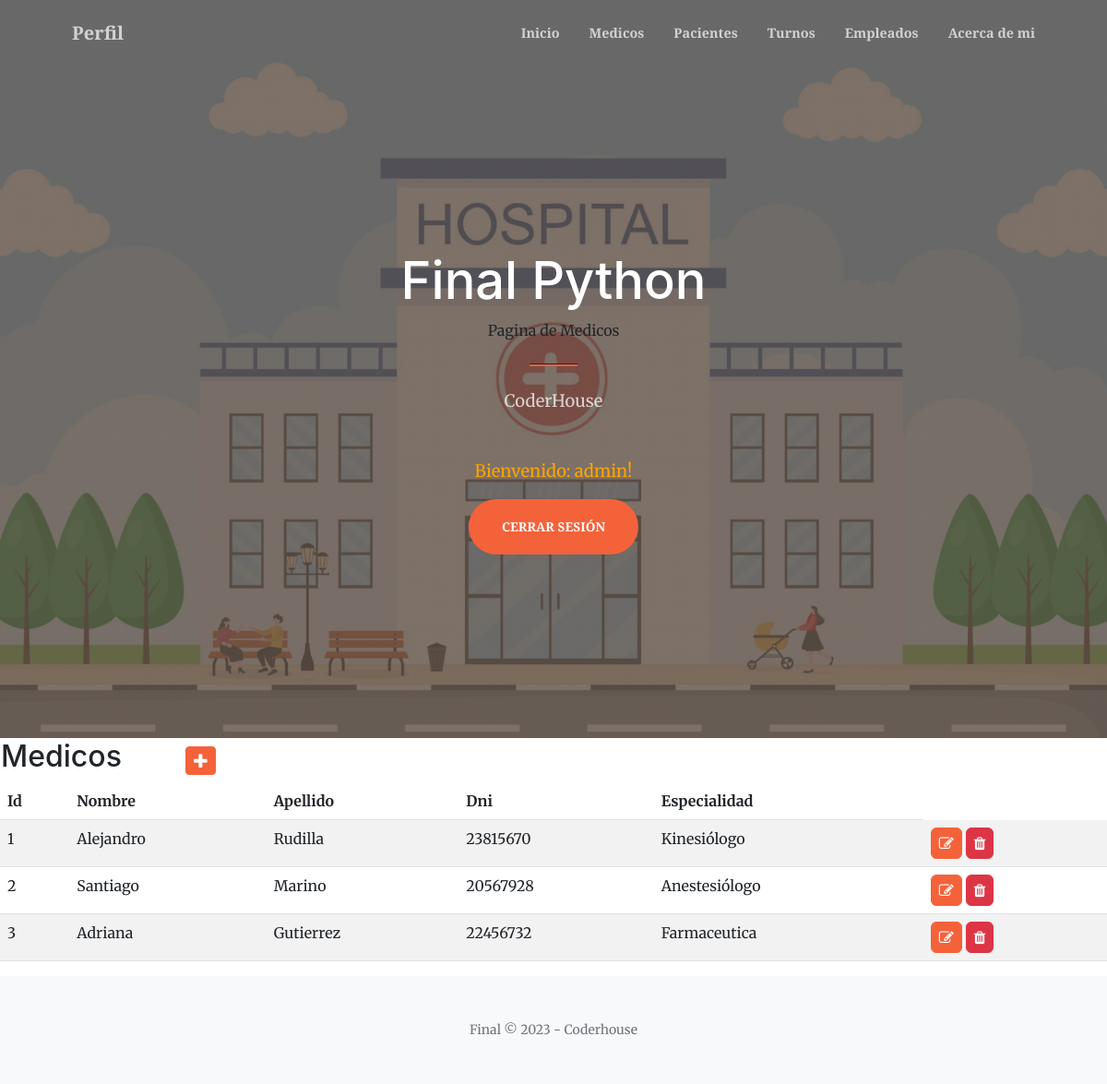
The page /medicos/ (signed in) on the database its author committed.
### aplicacion/models.py (models this page shows, shortened)
class Medico(models.Model):
    nombre = models.CharField(max_length=50)
    apellido = models.CharField(max_length=50)
    dni = models.IntegerField()
    especialidad = models.CharField(max_length=50)

### aplicacion/views.py (the view)
# urls.py: path('medicos/', medicos, name="medicos"),
@login_required
def medicos (request):
    contexto = {'medicos' : Medico.objects.all(), 'titulo' : 'Reporte de Medicos', 'grupos' : ['32332' , '87687']}
    return render(request, "aplicacion/medicos.html", contexto)

### aplicacion/templates/aplicacion/medicos.html (shortened to what this page needs)
{% extends 'aplicacion/base.html' %}
{% load static %}
{% block titulo %}
  Pagina de Medicos
{% endblock titulo %}
{% block contenido %}
   <table>
    <tr>
      <td width="200"><h2> Medicos </h2></td>
      <td>
        <a href="{% url 'create_medico'  %}" class="btn btn-primary btn-sm">
          <i class="fa fa-plus fa-lg" title="New Record"></i>
        </a>
      </td>
    </tr>
  </table>
   <table class="table table-striped">
      <thead>
           <tr>
               <th>Id</th>
               <th> Nombre </th>
               <th> Apellido </th>
               <th> Dni </th>
               <th> Especialidad </th>
           </tr>
      </thead>
      <tbody>
   {% for c in medicos  %}
   <tr>
       <td> {{ c.id }} </td>
       <td> {{ c.nombre }} </td>
       <td> {{ c.apellido }} </td>
       <td> {{ c.dni }} </td>
       <td> {{ c.especialidad }}</td>
   <td>
   <a href="{% url 'update_medico' c.id %}" class="btn btn-primary" style="--bs-btn-padding-y: .25rem; --bs-btn-padding-x: .5rem; --bs-btn-font-size: 1rem;">
    <i class="fa fa-edit fa-sm" title="Edit "></i>
  </a>
  <a href="{% url 'delete_medico' c.id %}" class="btn btn-danger" style="--bs-btn-padding-y: .25rem; --bs-btn-padding-x: .5rem; --bs-btn-font-size: 1rem;">
    <i class="fa fa-trash fa-sm" title="Delete "></i>
  </a>
</td>
</tr>
   {% endfor %}
  </tbody>
  </table>
{% endblock contenido %}

### aplicacion/templates/aplicacion/base.html (shortened to what this page needs)
<!DOCTYPE html>
<html lang="en">
    <head>
        {%load static %}
        <link href="https://cdn.jsdelivr.net/npm/bootstrap-icons@1.5.0/font/bootstrap-icons.css" rel="stylesheet" />
        <link href="https://cdn.jsdelivr.net/npm/bootstrap@5.2.3/dist/css/bootstrap.min.css" rel="stylesheet" type="text/css" />
        <link href="https://cdnjs.cloudflare.com/ajax/libs/SimpleLightbox/2.1.0/simpleLightbox.min.css" rel="stylesheet" />
        <link href="css/styles.css" rel="stylesheet" />
        <link href="{% static 'aplicacion/css/styles.css' %}" rel="stylesheet" />
        <link rel="stylesheet" href="https://cdnjs.cloudflare.com/ajax/libs/font-awesome/4.7.0/css/font-awesome.min.css">
    </head>
    <body id="page-top">
        <nav class="navbar navbar-expand-lg navbar-light fixed-top py-3" id="mainNav">
            <div class="container px-4 px-lg-5">
                {% if user.is_authenticated %}
                <a class="navbar-brand" href="{% url 'editar_perfil' %}"> Perfil </a>
                {% endif %}
                <div class="collapse navbar-collapse" id="navbarResponsive">
                    <ul class="navbar-nav ms-auto my-2 my-lg-0">
                        {% if user.is_authenticated %}
                        <li class="nav-item"><a class="nav-link" href="{% url 'home' %}"> Inicio </a></li>
                        <li class="nav-item"><a class="nav-link" href="{% url 'medicos' %}">Medicos</a></li>
                        <li class="nav-item"><a class="nav-link" href="{% url 'pacientes' %}">Pacientes</a></li>
                        <li class="nav-item"><a class="nav-link" href="{% url 'turnos' %}">Turnos</a></li>
                        <li class="nav-item"><a class="nav-link" href="{% url 'empleados' %}">Empleados</a></li>
                        <li class="nav-item"><a class="nav-link" href="{% url 'info' %}">  Acerca de mi  </a></li>
                        {% else %}
                        <li class="nav-item"><a class="nav-link" href="{% url 'home' %}"> Inicio </a></li>
                        <li class="nav-item"><a class="nav-link" href="{% url 'info' %}">  Acerca de mi  </a></li>
                        {% endif %}
                    </ul>
                </div>
            </div>
        </nav>
        <header class="masthead">
            <div class="container px-4 px-lg-5 h-100">
                <div class="row gx-4 gx-lg-5 h-100 align-items-center justify-content-center text-center">
                    <div class="col-lg-8 align-self-end">
                        <h1 class="text-white font-weight-bold"> Final Python </h1>
                        {% block titulo %}
                        {% endblock titulo %}
                        <hr class="divider" />
                    </div>
                    <div class="col-lg-8 align-self-baseline">
                        <p class="text-white-75 mb-5"> CoderHouse</p>
                        {% if user.is_authenticated %}
                            <p style="color:orange"> Bienvenido:  {{ user.username }}!</p>
                            <a class="btn btn-primary btn-xl" href="{% url 'logout' %}"> Cerrar sesión </a>
                        {% else %}
                             <a class="btn btn-success" href="{% url 'registro' %}">Registrarse </a>
                            <a class="btn btn-primary btn-xl" href="{% url 'login' %}"> Iniciar sesión </a>
                        {% endif %}
                    </div>
                </div>
            </div>
        </header>
        {% block contenido %}
        {% endblock contenido %}
        <footer class="bg-light py-5">
            <div class="container px-4 px-lg-5"><div class="small text-center text-muted"> Final &copy; 2023 - Coderhouse</div></div>
        </footer>
    </body>
</html>

### rows shown on the page
Medico: id "1", nombre "Alejandro", apellido "Rudilla", dni "23815670", especialidad "Kinesiólogo"
Medico: id "2", nombre "Santiago", apellido "Marino", dni "20567928", especialidad "Anestesiólogo"
Medico: id "3", nombre "Adriana", apellido "Gutierrez", dni "22456732", especialidad "Farmaceutica"

### other values the page prints
{{ user.username }} "admin"
